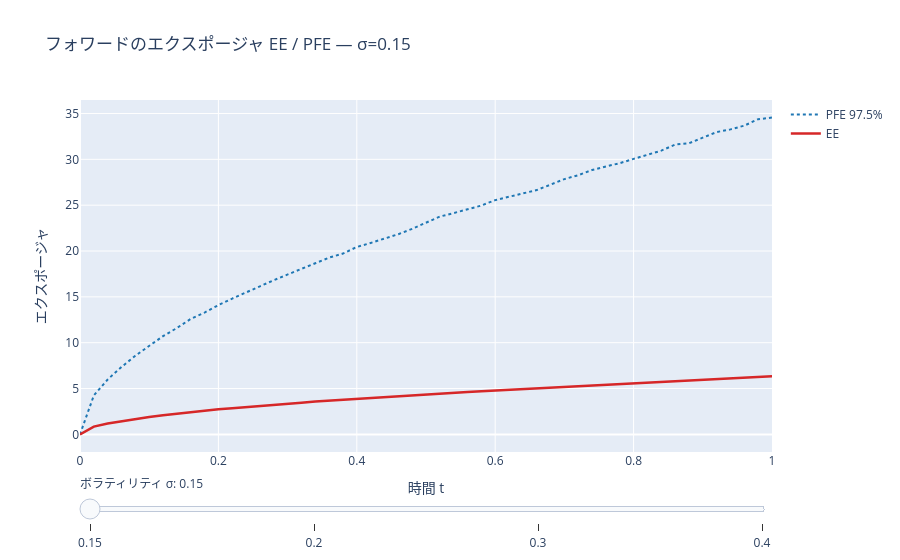

Notebook code for this chart:
### Markdown cell above
## 1. カウンターパーティ・エクスポージャ

デリバティブの相手方が破綻すると、こちらに有利な含み益（正の時価）が回収不能リスクに晒される。
時刻 $t$ のエクスポージャは $E_t=\max(V_t,0)$。リスク中立シミュレーションから：
- **期待エクスポージャ** $\mathrm{EE}(t)=\mathbb E[\max(V_t,0)]$ — CVA を駆動。
- **将来エクスポージャ** $\mathrm{PFE}_\alpha(t)$ — $\max(V_t,0)$ の高分位（信用限度枠の設定に使う）。

下図はアット・ザ・マネーのフォワードの EE/PFE。満期に向けて拡散で広がる。

### Code cell
# フォワードのエクスポージャ EE/PFE（σ スライダー）
pv.plotly_exposure_profile().show()

S0, r, sigma, T = 100.0, 0.05, 0.20, 1.0
K = S0 * np.exp(r * T)  # ATM forward
t, mtm = xva.forward_exposure(S0, r, sigma, K, T, n_steps=50, n_paths=60_000, rng=np.random.default_rng(0))
ee = xva.expected_exposure(mtm)
pf = xva.pfe(mtm, 0.975)
print(f"EE(0)={ee[0]:.3f}（ATM なので 0）  EE(中間)={ee[25]:.3f}  PFE97.5%(中間)={pf[25]:.3f}")
